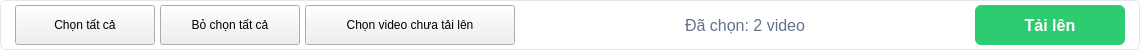
<?xml version="1.0" encoding="UTF-8"?>
<ui version="4.0">
 <class>ActionBar</class>
 <widget class="QWidget" name="ActionBar">
  <property name="geometry">
   <rect>
    <x>0</x>
    <y>0</y>
    <width>1140</width>
    <height>40</height>
   </rect>
  </property>
  <property name="windowTitle">
   <string>Form</string>
  </property>
  <property name="styleSheet">
   <string notr="true">QWidget#ActionBar {
    background-color: #FFFFFF;
    border-radius: 6px;
    border: 1px solid #E2E8F0;
}

QPushButton.outlineButton {
    background-color: #EBF5FB;
    color: #3498DB;
    border: 1px solid #BFDBFE;
    border-radius: 4px;
    padding: 8px 15px;
    font-size: 14px;
}

QPushButton.outlineButton:hover {
    background-color: #D1E6FA;
}

QLabel#selectionLabel {
    color: #64748B;
    font-size: 16px;
    background-color: transparent;
}

QPushButton#uploadButton {
    background-color: #2ECC71;
    color: white;
    border: none;
    border-radius: 6px;
    padding: 10px 20px;
    font-size: 16px;
    font-weight: bold;
}

QPushButton#uploadButton:hover {
    background-color: #27AE60;
}</string>
  </property>
  <layout class="QHBoxLayout" name="horizontalLayout">
   <property name="spacing">
    <number>5</number>
   </property>
   <property name="leftMargin">
    <number>15</number>
   </property>
   <property name="topMargin">
    <number>5</number>
   </property>
   <property name="rightMargin">
    <number>15</number>
   </property>
   <property name="bottomMargin">
    <number>5</number>
   </property>
   <item>
    <widget class="QPushButton" name="selectAllButton">
     <property name="minimumSize">
      <size>
       <width>140</width>
       <height>40</height>
      </size>
     </property>
     <property name="maximumSize">
      <size>
       <width>140</width>
       <height>40</height>
      </size>
     </property>
     <property name="class" stdset="0">
      <string>outlineButton</string>
     </property>
     <property name="text">
      <string>Chọn tất cả</string>
     </property>
    </widget>
   </item>
   <item>
    <widget class="QPushButton" name="deselectAllButton">
     <property name="minimumSize">
      <size>
       <width>140</width>
       <height>40</height>
      </size>
     </property>
     <property name="maximumSize">
      <size>
       <width>140</width>
       <height>40</height>
      </size>
     </property>
     <property name="class" stdset="0">
      <string>outlineButton</string>
     </property>
     <property name="text">
      <string>Bỏ chọn tất cả</string>
     </property>
    </widget>
   </item>
   <item>
    <widget class="QPushButton" name="selectUnuploadedButton">
     <property name="minimumSize">
      <size>
       <width>210</width>
       <height>40</height>
      </size>
     </property>
     <property name="maximumSize">
      <size>
       <width>210</width>
       <height>40</height>
      </size>
     </property>
     <property name="class" stdset="0">
      <string>outlineButton</string>
     </property>
     <property name="text">
      <string>Chọn video chưa tải lên</string>
     </property>
    </widget>
   </item>
   <item>
    <spacer name="horizontalSpacer">
     <property name="orientation">
      <enum>Qt::Horizontal</enum>
     </property>
     <property name="sizeHint" stdset="0">
      <size>
       <width>40</width>
       <height>20</height>
      </size>
     </property>
    </spacer>
   </item>
   <item>
    <widget class="QLabel" name="selectionLabel">
     <property name="text">
      <string>Đã chọn: 2 video</string>
     </property>
    </widget>
   </item>
   <item>
    <spacer name="horizontalSpacer_2">
     <property name="orientation">
      <enum>Qt::Horizontal</enum>
     </property>
     <property name="sizeHint" stdset="0">
      <size>
       <width>40</width>
       <height>20</height>
      </size>
     </property>
    </spacer>
   </item>
   <item>
    <widget class="QPushButton" name="uploadButton">
     <property name="minimumSize">
      <size>
       <width>150</width>
       <height>40</height>
      </size>
     </property>
     <property name="maximumSize">
      <size>
       <width>150</width>
       <height>40</height>
      </size>
     </property>
     <property name="text">
      <string>Tải lên</string>
     </property>
    </widget>
   </item>
  </layout>
 </widget>
 <resources/>
 <connections/>
</ui>
